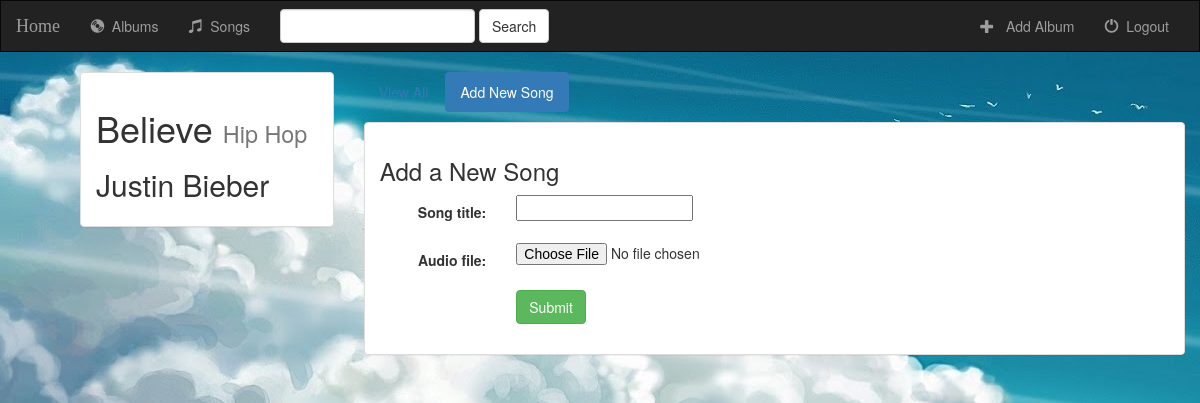
Page /music/7/create_song/ on the committed database.
### music/models.py (models this page shows, shortened)
class Album(models.Model):
    artist = models.CharField(max_length=250)
    album_title = models.CharField(max_length=500)
    genre = models.CharField(max_length=100)
    album_logo = models.CharField(max_length=1000)
    def __str__(self):
        return self.album_title + ' - ' + self.artist

### music/views.py (the view, shortened to what this page needs)
# urls.py: url(r'^(?P<album_id>[0-9]+)/create_song/$', views.create_song, name='create_song'),
def create_song(request, album_id):
    form = SongForm(request.POST or None, request.FILES or None)
    album = get_object_or_404(Album, pk=album_id)
    context = {
        'album': album,
        'form': form,
    }
    return render(request, 'music/create_song.html', context)

### music/forms.py
class SongForm(forms.ModelForm):
    class Meta:
        model = Song
        fields = ['song_title', 'audio_file']

### music/templates/music/create_song.html (shortened to what this page needs)
{% load static %}
    <link rel="stylesheet" type="text/css" href="https://maxcdn.bootstrapcdn.com/bootstrap/3.3.6/css/bootstrap.min.css" />
    <link rel="stylesheet" type="text/css" href="{% static 'music/album.css' %}" />
    <nav class="navbar navbar-inverse">
    <div class="container-fluid">
        <div class="navbar-header">
            <a class="navbar-brand" href="{% url 'music:index' %}">Home</a>
        </div>
        <div class="collapse navbar-collapse" id="topNavBar">
            <ul class="nav navbar-nav">
                <li class="">
                    <a href="{% url 'music:album' %}">
                        <span class="glyphicon glyphicon-cd" aria-hidden="true"></span>&nbsp;
                        Albums
                    </a>
                </li>
                <li class="">
                    <a href="{% url 'music:songs' %}">
                        <span class="glyphicon glyphicon-music" aria-hidden="true"></span>&nbsp;
                        Songs
                    </a>
                </li>
            </ul>
            <form class="navbar-form navbar-left" role="search" method="get" action="#">
                <div class="form-group">
                    <input type="text" class="form-control" name="q" value=""/>
                </div>
                <button type="submit" class="btn btn-default">Search</button>
            </form>
            <ul class="nav navbar-nav navbar-right">
                <li class="">
                    <a href="{% url 'music:album-add' %}">
                        <span class="glyphicon glyphicon-plus" aria-hidden="true"></span>&nbsp;&nbsp;
                        Add Album
                    </a>
                </li>
                 <li class="">
                    <a href="{% url 'music:logout_user' %}">
                        <span class="glyphicon glyphicon-off" aria-hidden="true"></span>&nbsp;
                        Logout
                    </a>
                </li>
            </ul>
        </div>
    </div>
</nav>
<body>
<div class="container-fluid">
    <div class="row">
        <div class="col-sm-4 col-md-3">
            <div class="panel panel-default">
                <div class="panel-body">
                    <h1>{{ album.album_title }} <small>{{ album.genre }}</small></h1>
                    <h2>{{ album.artist }}</h2>
                </div>
            </div>
        </div>
        <div class="col-sm-8 col-md-9">
            <ul class="nav nav-pills" style="margin-bottom: 10px;">
                <li role="presentation"><a href="{% url 'music:detail' album.id %}">View All</a></li>
                <li role="presentation" class="active"><a href="{% url 'music:create_song' album.id %}">Add New Song</a></li>
            </ul>
            <div class="panel panel-default">
                <div class="panel-body">
                    <h3>Add a New Song</h3>
                    <form class="form-horizontal" role="form" action="" method="post" enctype="multipart/form-data">
                        {% include 'music/form-template.html' %}
                        <div class="form-group">
                            <div class="col-sm-offset-2 col-sm-10">
                                <button type="submit" class="btn btn-success">Submit</button>
                            </div>
                        </div>
                    </form>
                </div>
            </div>
        </div>
    </div>
</div>
</body>

### music/static/music/album.css (style rules this page uses)
body { background:url("images/jj.jpg") fixed center no-repeat; }
.navbar { border-radius: 0; }
.navbar-brand { font-family: 'Satisfy', cursive; }
.row { margin-left: 50px; }

### rows in the picture
Album: album_title "Believe", genre "Hip Hop", artist "Justin Bieber"

### other values in the picture
{{ field.label_tag }} "Song title:" "Audio file:"
